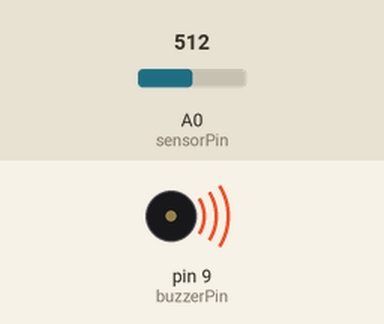
Simulated run of this sketch. Board: Arduino Uno, built with avr-gcc and run on an emulated ATmega328P. Parts: buzzer (waves = sounding). The test bench sets the inputs (shaded band); at power-on: A0 (sensorPin) = 512. What the sketch prints to the serial monitor is not drawn.

Above: at 0.05 s.
Timing chart, 0 to 3.0 s (numbered marks = the images above):
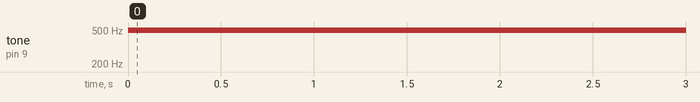

The sketch:

photoresistor-buzzer.ino
```cpp
const int sensorPin = 0;
const int buzzerPin = 9;

int lightLevel, high = 0, low = 1023;

void setup() {

  Serial.begin(9600);

  pinMode(buzzerPin, OUTPUT);
}

void loop() {

  lightLevel = analogRead(sensorPin);

  playNote(lightLevel);

  // delay(3000);
}

/*
 note 	frequency
  c     262 Hz
  d     294 Hz
  e     330 Hz
  f     349 Hz
  g     392 Hz
  a     440 Hz
  b     494 Hz
  C     523 Hz
*/

void playNote(int lightLevel) {

  Serial.print("ightLevel: ");
  Serial.print(lightLevel);

   int frequencies[] = {262, 294, 330, 349, 392, 440, 494, 523};
   const int numFrecuencies = 8;

   int note = frequencies[0];
   int fixedLightLevel = lightLevel/2;
    for(int i=1; i< numFrecuencies; i++) {
     if(lightLevel > frequencies[i]) {
       note = frequencies[i];
     }
   }

   Serial.print(" note: ");
   Serial.println(note);
   tone(buzzerPin, note, 1000);
   delay(1000);

}
```

Measured:
- by itself, tone on pin 9 (buzzerPin): silent → 494 Hz at 0.00 s
